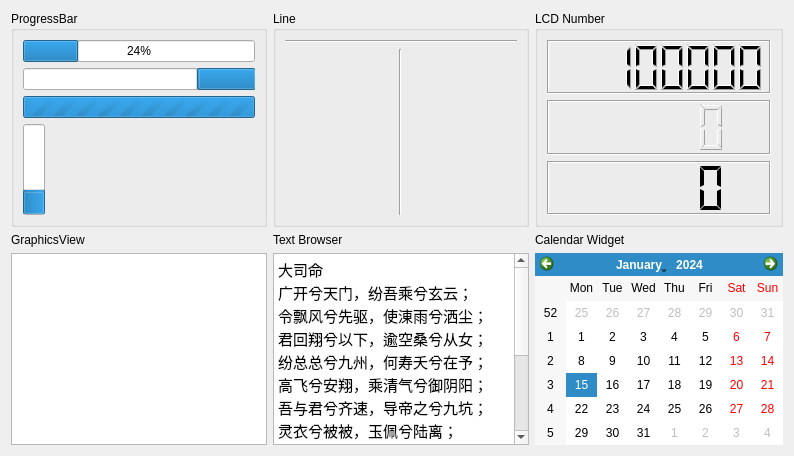
     <widget class="QWidget" name="tab_6">
      <attribute name="title">
       <string>Display Widgets</string>
      </attribute>
      <layout class="QGridLayout" name="gridLayout_6">
       <item row="4" column="0">
        <widget class="QGraphicsView" name="graphicsView"/>
       </item>
       <item row="4" column="2">
        <widget class="QCalendarWidget" name="calendarWidget"/>
       </item>
       <item row="3" column="0">
        <widget class="QLabel" name="label_3">
         <property name="text">
          <string>GraphicsView</string>
         </property>
        </widget>
       </item>
       <item row="0" column="0">
        <widget class="QGroupBox" name="groupBox_10">
         <property name="title">
          <string>ProgressBar</string>
         </property>
         <layout class="QGridLayout" name="gridLayout_10">
          <item row="0" column="0">
           <widget class="QProgressBar" name="progressBar">
            <property name="value">
             <number>24</number>
            </property>
           </widget>
          </item>
          <item row="3" column="0">
           <widget class="QProgressBar" name="progressBar_3">
            <property name="value">
             <number>24</number>
            </property>
            <property name="orientation">
             <enum>Qt::Vertical</enum>
            </property>
           </widget>
          </item>
          <item row="1" column="0">
           <widget class="QProgressBar" name="progressBar_2">
            <property name="value">
             <number>24</number>
            </property>
            <property name="invertedAppearance">
             <bool>true</bool>
            </property>
           </widget>
          </item>
          <item row="2" column="0">
           <widget class="QProgressBar" name="progressBar_4">
            <property name="maximum">
             <number>0</number>
            </property>
            <property name="value">
             <number>-1</number>
            </property>
           </widget>
          </item>
         </layout>
        </widget>
       </item>
       <item row="0" column="2">
        <widget class="QGroupBox" name="groupBox_12">
         <property name="title">
          <string>LCD Number</string>
         </property>
         <layout class="QGridLayout" name="gridLayout_12">
          <item row="0" column="0">
           <widget class="QLCDNumber" name="lcdNumber">
            <property name="frameShape">
             <enum>QFrame::Box</enum>
            </property>
            <property name="frameShadow">
             <enum>QFrame::Sunken</enum>
            </property>
            <property name="digitCount">
             <number>8</number>
            </property>
            <property name="segmentStyle">
             <enum>QLCDNumber::Filled</enum>
            </property>
            <property name="value" stdset="0">
             <double>987654321.123000025749207</double>
            </property>
           </widget>
          </item>
          <item row="1" column="0">
           <widget class="QLCDNumber" name="lcdNumber_2">
            <property name="frameShape">
             <enum>QFrame::Box</enum>
            </property>
            <property name="frameShadow">
             <enum>QFrame::Sunken</enum>
            </property>
            <property name="segmentStyle">
             <enum>QLCDNumber::Outline</enum>
            </property>
           </widget>
          </item>
          <item row="2" column="0">
           <widget class="QLCDNumber" name="lcdNumber_3">
            <property name="frameShape">
             <enum>QFrame::Box</enum>
            </property>
            <property name="frameShadow">
             <enum>QFrame::Sunken</enum>
            </property>
            <property name="segmentStyle">
             <enum>QLCDNumber::Flat</enum>
            </property>
           </widget>
          </item>
         </layout>
        </widget>
       </item>
       <item row="0" column="1">
        <widget class="QGroupBox" name="groupBox_11">
         <property name="title">
          <string>Line</string>
         </property>
         <layout class="QGridLayout" name="gridLayout_11">
          <item row="0" column="0">
           <widget class="Line" name="line">
            <property name="sizePolicy">
             <sizepolicy hsizetype="Expanding" vsizetype="Fixed">
              <horstretch>0</horstretch>
              <verstretch>0</verstretch>
             </sizepolicy>
            </property>
            <property name="orientation">
             <enum>Qt::Horizontal</enum>
            </property>
           </widget>
          </item>
          <item row="1" column="0" alignment="Qt::AlignHCenter">
           <widget class="Line" name="line_2">
            <property name="orientation">
             <enum>Qt::Vertical</enum>
            </property>
           </widget>
          </item>
         </layout>
        </widget>
       </item>
       <item row="3" column="2">
        <widget class="QLabel" name="label_12">
         <property name="text">
          <string>Calendar Widget</string>
         </property>
        </widget>
       </item>
       <item row="3" column="1">
        <widget class="QLabel" name="label_7">
         <property name="text">
          <string>Text Browser</string>
         </property>
        </widget>
       </item>
       <item row="4" column="1">
        <widget class="QTextBrowser" name="textBrowser">
         <property name="html">
          <string>&lt;!DOCTYPE HTML PUBLIC &quot;-//W3C//DTD HTML 4.0//EN&quot; &quot;http://www.w3.org/TR/REC-html40/strict.dtd&quot;&gt;
&lt;html&gt;&lt;head&gt;&lt;meta name=&quot;qrichtext&quot; content=&quot;1&quot; /&gt;&lt;style type=&quot;text/css&quot;&gt;
p, li { white-space: pre-wrap; }
&lt;/style&gt;&lt;/head&gt;&lt;body style=&quot; font-family:'Cantarell'; font-size:11pt; font-weight:400; font-style:normal;&quot;&gt;
&lt;p style=&quot; margin-top:0px; margin-bottom:0px; margin-left:0px; margin-right:0px; -qt-block-indent:0; text-indent:0px;&quot;&gt;大司命&lt;/p&gt;
&lt;p style=&quot; margin-top:0px; margin-bottom:0px; margin-left:0px; margin-right:0px; -qt-block-indent:0; text-indent:0px;&quot;&gt;广开兮天门，纷吾乘兮玄云；&lt;/p&gt;
&lt;p style=&quot; margin-top:0px; margin-bottom:0px; margin-left:0px; margin-right:0px; -qt-block-indent:0; text-indent:0px;&quot;&gt;令飘风兮先驱，使涷雨兮洒尘；&lt;/p&gt;
&lt;p style=&quot; margin-top:0px; margin-bottom:0px; margin-left:0px; margin-right:0px; -qt-block-indent:0; text-indent:0px;&quot;&gt;君回翔兮以下，逾空桑兮从女；&lt;/p&gt;
&lt;p style=&quot; margin-top:0px; margin-bottom:0px; margin-left:0px; margin-right:0px; -qt-block-indent:0; text-indent:0px;&quot;&gt;纷总总兮九州，何寿夭兮在予；&lt;/p&gt;
&lt;p style=&quot; margin-top:0px; margin-bottom:0px; margin-left:0px; margin-right:0px; -qt-block-indent:0; text-indent:0px;&quot;&gt;高飞兮安翔，乘清气兮御阴阳；&lt;/p&gt;
&lt;p style=&quot; margin-top:0px; margin-bottom:0px; margin-left:0px; margin-right:0px; -qt-block-indent:0; text-indent:0px;&quot;&gt;吾与君兮齐速，导帝之兮九坑；&lt;/p&gt;
&lt;p style=&quot; margin-top:0px; margin-bottom:0px; margin-left:0px; margin-right:0px; -qt-block-indent:0; text-indent:0px;&quot;&gt;灵衣兮被被，玉佩兮陆离；&lt;/p&gt;
&lt;p style=&quot; margin-top:0px; margin-bottom:0px; margin-left:0px; margin-right:0px; -qt-block-indent:0; text-indent:0px;&quot;&gt;一阴兮一阳，众莫知兮余所为；&lt;/p&gt;
&lt;p style=&quot; margin-top:0px; margin-bottom:0px; margin-left:0px; margin-right:0px; -qt-block-indent:0; text-indent:0px;&quot;&gt;折疏麻兮瑶华，将以遗兮离居；&lt;/p&gt;
&lt;p style=&quot; margin-top:0px; margin-bottom:0px; margin-left:0px; margin-right:0px; -qt-block-indent:0; text-indent:0px;&quot;&gt;老冉冉兮既极，不寖近兮愈疏；&lt;/p&gt;
&lt;p style=&quot; margin-top:0px; margin-bottom:0px; margin-left:0px; margin-right:0px; -qt-block-indent:0; text-indent:0px;&quot;&gt;乘龙兮辚辚，高驰兮冲天；&lt;/p&gt;
&lt;p style=&quot; margin-top:0px; margin-bottom:0px; margin-left:0px; margin-right:0px; -qt-block-indent:0; text-indent:0px;&quot;&gt;结桂枝兮延伫，羌愈思兮愁人；&lt;/p&gt;
&lt;p style=&quot; margin-top:0px; margin-bottom:0px; margin-left:0px; margin-right:0px; -qt-block-indent:0; text-indent:0px;&quot;&gt;愁人兮奈何，愿若今兮无亏；&lt;/p&gt;
&lt;p style=&quot; margin-top:0px; margin-bottom:0px; margin-left:0px; margin-right:0px; -qt-block-indent:0; text-indent:0px;&quot;&gt;固人命兮有当，孰离合兮可为？&lt;/p&gt;&lt;/body&gt;&lt;/html&gt;</string>
         </property>
        </widget>
       </item>
      </layout>
     </widget>
